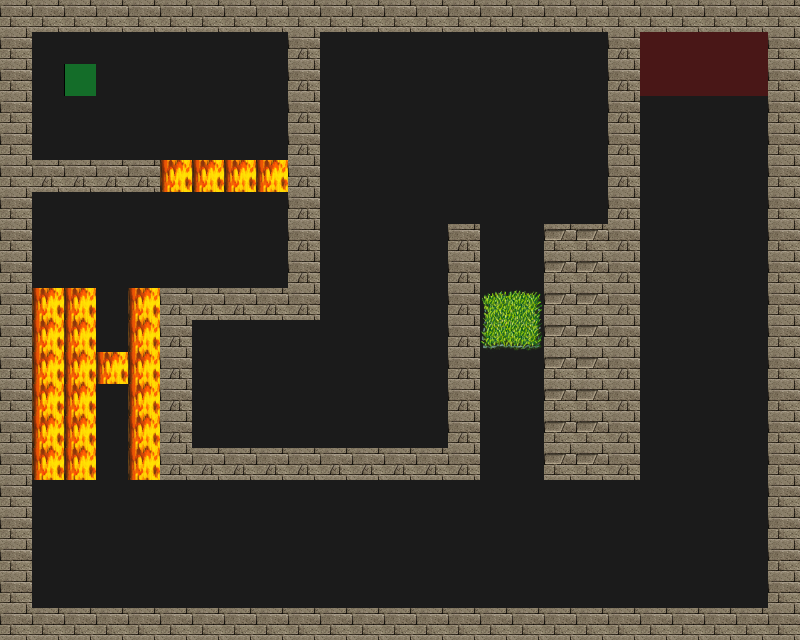

Rendered tile map (Tiled .tmx) drawn with the repository's tilesets; below, a short description and the full map source, tile grids included:
An orthogonal 25x20 tile map with 32x32 px tiles, 4 tile layers (Road, Trap, Wall, Utility), 4 tilesets.

<map version="1.0" orientation="orthogonal" renderorder="right-down" width="25" height="20" tilewidth="32" tileheight="32" nextobjectid="1">
 <tileset firstgid="1" source="tilesets/meta.tsx" />
 <tileset firstgid="3" source="tilesets/road.tsx" />
 <tileset firstgid="4" source="tilesets/traps.tsx" />
 <tileset firstgid="196" source="tilesets/wallsandroofs.tsx" />
 <layer name="Road" width="25" height="20">
  <data encoding="csv">
3,3,3,3,3,3,3,3,3,3,3,3,3,3,3,3,3,3,3,3,3,3,3,3,3,
3,3,3,3,3,3,3,3,3,3,3,3,3,3,3,3,3,3,3,3,3,3,3,3,3,
3,3,3,3,3,3,3,3,3,3,3,3,3,3,3,3,3,3,3,3,3,3,3,3,3,
3,3,3,3,3,3,3,3,3,3,3,3,3,3,3,3,3,3,3,3,3,3,3,3,3,
3,3,3,3,3,3,3,3,3,3,3,3,3,3,3,3,3,3,3,3,3,3,3,3,3,
3,3,3,3,3,3,3,3,3,3,3,3,3,3,3,3,3,3,3,3,3,3,3,3,3,
3,3,3,3,3,3,3,3,3,3,3,3,3,3,3,3,3,3,3,3,3,3,3,3,3,
3,3,3,3,3,3,3,3,3,3,3,3,3,3,3,3,3,3,3,3,3,3,3,3,3,
3,3,3,3,3,3,3,3,3,3,3,3,3,3,3,3,3,3,3,3,3,3,3,3,3,
3,3,3,3,3,3,3,3,3,3,3,3,3,3,3,3,3,3,3,3,3,3,3,3,3,
3,3,3,3,3,3,3,3,3,3,3,3,3,3,3,3,3,3,3,3,3,3,3,3,3,
3,3,3,3,3,3,3,3,3,3,3,3,3,3,3,3,3,3,3,3,3,3,3,3,3,
3,3,3,3,3,3,3,3,3,3,3,3,3,3,3,3,3,3,3,3,3,3,3,3,3,
3,3,3,3,3,3,3,3,3,3,3,3,3,3,3,3,3,3,3,3,3,3,3,3,3,
3,3,3,3,3,3,3,3,3,3,3,3,3,3,3,3,3,3,3,3,3,3,3,3,3,
3,3,3,3,3,3,3,3,3,3,3,3,3,3,3,3,3,3,3,3,3,3,3,3,3,
3,3,3,3,3,3,3,3,3,3,3,3,3,3,3,3,3,3,3,3,3,3,3,3,3,
3,3,3,3,3,3,3,3,3,3,3,3,3,3,3,3,3,3,3,3,3,3,3,3,3,
3,3,3,3,3,3,3,3,3,3,3,3,3,3,3,3,3,3,3,3,3,3,3,3,3,
3,3,3,3,3,3,3,3,3,3,3,3,3,3,3,3,3,3,3,3,3,3,3,3,3
</data>
 </layer>
 <layer name="Trap" width="25" height="20">
  <data encoding="csv">
0,0,0,0,0,0,0,0,0,0,0,0,0,0,0,0,0,0,0,0,0,0,0,0,0,
0,0,0,0,0,0,0,0,0,0,0,0,0,0,0,0,0,0,0,0,0,0,0,0,0,
0,0,0,0,0,0,0,0,0,0,0,0,0,0,0,0,0,0,0,0,0,0,0,0,0,
0,0,0,0,0,0,0,0,0,0,0,0,0,0,0,0,0,0,0,0,0,0,0,0,0,
0,0,0,0,0,0,0,0,0,0,0,0,0,0,0,0,0,0,0,0,0,0,0,0,0,
0,0,0,0,0,162,162,162,162,0,0,0,0,0,0,0,0,0,0,0,0,0,0,0,0,
0,0,0,0,0,0,0,0,0,0,0,0,0,0,0,0,0,0,0,0,0,0,0,0,0,
0,0,0,0,0,0,0,0,0,0,0,0,0,0,0,0,0,0,0,0,0,0,0,0,0,
0,0,0,0,0,0,0,0,0,0,0,0,0,0,0,0,0,0,0,0,0,0,0,0,0,
0,162,162,0,162,0,0,0,0,0,0,0,0,0,0,26,27,0,0,0,0,0,0,0,0,
0,162,162,0,162,0,0,0,0,0,0,0,0,0,0,42,43,0,0,0,0,0,0,0,0,
0,162,162,162,162,0,0,0,0,0,0,0,0,0,0,0,0,0,0,0,0,0,0,0,0,
0,162,162,0,162,0,0,0,0,0,0,0,0,0,0,0,0,0,0,0,0,0,0,0,0,
0,162,162,0,162,0,0,0,0,0,0,0,0,0,0,0,0,0,0,0,0,0,0,0,0,
0,162,162,0,162,0,0,0,0,0,0,0,0,0,0,0,0,0,0,0,0,0,0,0,0,
0,0,0,0,0,0,0,0,0,0,0,0,0,0,0,0,0,0,0,0,0,0,0,0,0,
0,0,0,0,0,0,0,0,0,0,0,0,0,0,0,0,0,0,0,0,0,0,0,0,0,
0,0,0,0,0,0,0,0,0,0,0,0,0,0,0,0,0,0,0,0,0,0,0,0,0,
0,0,0,0,0,0,0,0,0,0,0,0,0,0,0,0,0,0,0,0,0,0,0,0,0,
0,0,0,0,0,0,0,0,0,0,0,0,0,0,0,0,0,0,0,0,0,0,0,0,0
</data>
 </layer>
 <layer name="Wall" width="25" height="20">
  <data encoding="csv">
261,261,261,261,261,261,261,261,261,261,261,261,261,261,261,261,261,261,261,261,261,261,261,261,261,
261,0,0,0,0,0,0,0,0,309,0,0,0,0,0,0,0,0,0,309,0,0,0,0,261,
261,0,2,0,0,0,0,0,0,309,0,0,0,0,0,0,0,0,0,309,0,0,0,0,261,
261,0,0,0,0,0,0,0,0,309,0,0,0,0,0,0,0,0,0,309,0,0,0,0,261,
261,0,0,0,0,0,0,0,0,309,0,0,0,0,0,0,0,0,0,309,0,0,0,0,261,
261,309,309,309,309,0,0,0,0,309,0,0,0,0,0,0,0,0,0,309,0,0,0,0,261,
261,0,0,0,0,0,0,0,0,309,0,0,0,0,0,0,0,0,0,309,0,0,0,0,261,
261,0,0,0,0,0,0,0,0,309,0,0,0,0,309,0,0,248,248,309,0,0,0,0,261,
261,0,0,0,0,0,0,0,0,309,0,0,0,0,309,0,0,248,248,309,0,0,0,0,261,
261,0,0,0,0,309,309,309,309,309,0,0,0,0,309,0,0,248,248,309,0,0,0,0,261,
261,0,0,0,0,309,0,0,0,0,0,0,0,0,309,0,0,248,248,309,0,0,0,0,261,
261,0,0,0,0,309,0,0,0,0,0,0,0,0,309,0,0,248,248,309,0,0,0,0,261,
261,0,0,0,0,309,0,0,0,0,0,0,0,0,309,0,0,248,248,309,0,0,0,0,261,
261,0,0,0,0,309,0,0,0,0,0,0,0,0,309,0,0,248,248,309,0,0,0,0,261,
261,0,0,0,0,309,309,309,309,309,309,309,309,309,309,0,0,248,248,309,0,0,0,0,261,
261,0,0,0,0,0,0,0,0,0,0,0,0,0,0,0,0,0,0,0,0,0,0,0,261,
261,0,0,0,0,0,0,0,0,0,0,0,0,0,0,0,0,0,0,0,0,0,0,0,261,
261,0,0,0,0,0,0,0,0,0,0,0,0,0,0,0,0,0,0,0,0,0,0,0,261,
261,0,0,0,0,0,0,0,0,0,0,0,0,0,0,0,0,0,0,0,0,0,0,0,261,
261,261,261,261,261,261,261,261,261,261,261,261,261,261,261,261,261,261,261,261,261,261,261,261,261
</data>
 </layer>
 <layer name="Utility" width="25" height="20">
  <data encoding="csv">
0,0,0,0,0,0,0,0,0,0,0,0,0,0,0,0,0,0,0,0,0,0,0,0,0,
0,0,0,0,0,0,0,0,0,0,0,0,0,0,0,0,0,0,0,0,1,1,1,1,0,
0,0,2,0,0,0,0,0,0,0,0,0,0,0,0,0,0,0,0,0,1,1,1,1,0,
0,0,0,0,0,0,0,0,0,0,0,0,0,0,0,0,0,0,0,0,0,0,0,0,0,
0,0,0,0,0,0,0,0,0,0,0,0,0,0,0,0,0,0,0,0,0,0,0,0,0,
0,0,0,0,0,0,0,0,0,0,0,0,0,0,0,0,0,0,0,0,0,0,0,0,0,
0,0,0,0,0,0,0,0,0,0,0,0,0,0,0,0,0,0,0,0,0,0,0,0,0,
0,0,0,0,0,0,0,0,0,0,0,0,0,0,0,0,0,0,0,0,0,0,0,0,0,
0,0,0,0,0,0,0,0,0,0,0,0,0,0,0,0,0,0,0,0,0,0,0,0,0,
0,0,0,0,0,0,0,0,0,0,0,0,0,0,0,0,0,0,0,0,0,0,0,0,0,
0,0,0,0,0,0,0,0,0,0,0,0,0,0,0,0,0,0,0,0,0,0,0,0,0,
0,0,0,0,0,0,0,0,0,0,0,0,0,0,0,0,0,0,0,0,0,0,0,0,0,
0,0,0,0,0,0,0,0,0,0,0,0,0,0,0,0,0,0,0,0,0,0,0,0,0,
0,0,0,0,0,0,0,0,0,0,0,0,0,0,0,0,0,0,0,0,0,0,0,0,0,
0,0,0,0,0,0,0,0,0,0,0,0,0,0,0,0,0,0,0,0,0,0,0,0,0,
0,0,0,0,0,0,0,0,0,0,0,0,0,0,0,0,0,0,0,0,0,0,0,0,0,
0,0,0,0,0,0,0,0,0,0,0,0,0,0,0,0,0,0,0,0,0,0,0,0,0,
0,0,0,0,0,0,0,0,0,0,0,0,0,0,0,0,0,0,0,0,0,0,0,0,0,
0,0,0,0,0,0,0,0,0,0,0,0,0,0,0,0,0,0,0,0,0,0,0,0,0,
0,0,0,0,0,0,0,0,0,0,0,0,0,0,0,0,0,0,0,0,0,0,0,0,0
</data>
 </layer>
</map>
